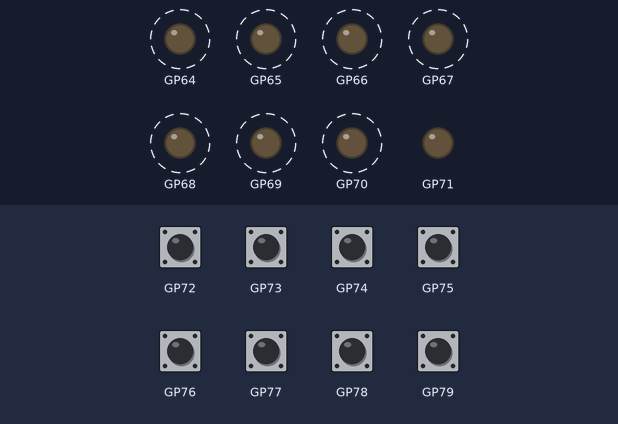
The sketch below on a simulated Raspberry Pi Pico. On the bench: output pins drawn as LEDs (lit = HIGH). Dashed ring = blinking. The inputs (shaded band) are chosen by the test bench; at power-on: GP72–79 HIGH. What the sketch prints to the serial monitor is not drawn.

Above: at 0.1 s.
At 1.4 s:
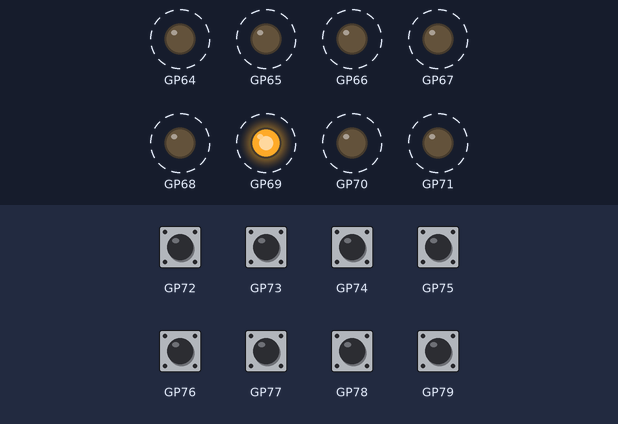
1.5 s: GP72 pulled LOW for 0.25 s
Timing chart, 0 to 10.7 s (numbered marks = the images above; inputs shaded):
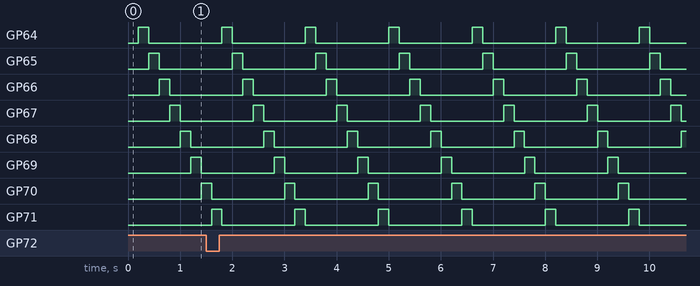

The sketch:

mcp23017_io_expander.ino
```cpp
// snippet: mcp23017_io_expander
// tags: mcp23017, io-expander, gpio, i2c, adafruit, 16-bit, output, input
// boards: avr, esp32, megaavr, nano33iot, romi32u4, rp2040
// library: Adafruit MCP23017
// description: Expand Arduino GPIO with 16 extra I/O pins using MCP23017 over I2C
// prompts: MCP23017 GPIO expander, 16 extra digital pins, I2C IO expander, expand Arduino pins, add GPIO outputs inputs
// exact-include: Wire.h, Adafruit_MCP23X17.h

#include <Wire.h>
#include <Adafruit_MCP23X17.h>

Adafruit_MCP23X17 mcp;
unsigned long prevMs = 0;

void setup() {
  Serial.begin(9600);
  if (!mcp.begin_I2C(0x20)) { Serial.println("MCP23017 not found"); while (1); }

  // port A (pins 0-7): outputs
  for (int i = 0; i < 8; i++) mcp.pinMode(i, OUTPUT);
  // port B (pins 8-15): inputs with pull-ups (v2 API — pullUp() was removed)
  for (int i = 8; i < 16; i++) mcp.pinMode(i, INPUT_PULLUP);
}

void loop() {
  unsigned long now = millis();
  if (now - prevMs < 200) return;
  prevMs = now;

  // walk LEDs on port A
  static int led = 0;
  for (int i = 0; i < 8; i++) mcp.digitalWrite(i, i == led ? HIGH : LOW);
  led = (led + 1) % 8;

  // read port B buttons
  for (int i = 8; i < 16; i++) {
    if (!mcp.digitalRead(i)) {
      Serial.print("btn "); Serial.print(i - 8); Serial.println(" pressed");
    }
  }
}
```

Measured:
- by itself, GP64–71: alternates HIGH for 0.20 s and LOW for 1.4 s
